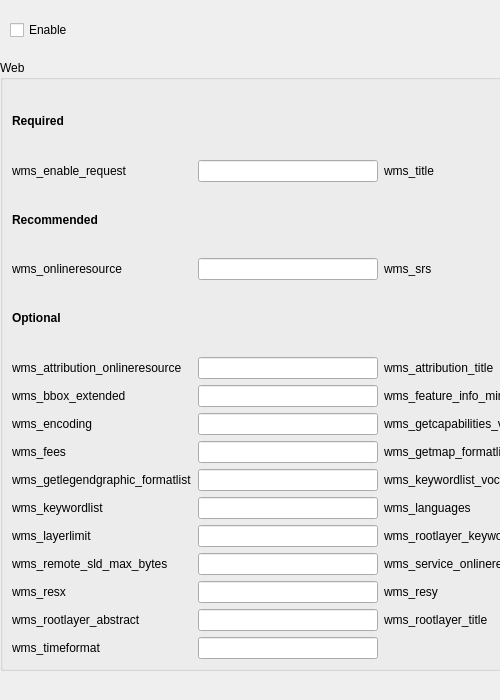
         <widget class="QFrame" name="frame">
          <property name="geometry">
           <rect>
            <x>0</x>
            <y>0</y>
            <width>500</width>
            <height>700</height>
           </rect>
          </property>
          <property name="minimumSize">
           <size>
            <width>500</width>
            <height>700</height>
           </size>
          </property>
          <widget class="QGroupBox" name="groupBoxMetadataWms">
           <property name="geometry">
            <rect>
             <x>0</x>
             <y>60</y>
             <width>741</width>
             <height>611</height>
            </rect>
           </property>
           <property name="title">
            <string>Web</string>
           </property>
           <layout class="QGridLayout" name="gridLayout_10">
            <item row="7" column="3">
             <widget class="QLineEdit" name="txtMetadataWmsWebWmsFeatureInfoMimeType"/>
            </item>
            <item row="13" column="2">
             <widget class="QLabel" name="label_64">
              <property name="text">
               <string>wms_service_onlineresource</string>
              </property>
             </widget>
            </item>
            <item row="12" column="2">
             <widget class="QLabel" name="label_66">
              <property name="text">
               <string>wms_rootlayer_keywordlist</string>
              </property>
             </widget>
            </item>
            <item row="3" column="0">
             <widget class="QLabel" name="label_58">
              <property name="text">
               <string>wms_onlineresource</string>
              </property>
             </widget>
            </item>
            <item row="12" column="1">
             <widget class="QLineEdit" name="txtMetadataWmsWebWmsLayerlimit"/>
            </item>
            <item row="11" column="0">
             <widget class="QLabel" name="label_19">
              <property name="text">
               <string>wms_keywordlist</string>
              </property>
             </widget>
            </item>
            <item row="3" column="3">
             <widget class="QLineEdit" name="txtMetadataWmsWebWmsSrs"/>
            </item>
            <item row="6" column="1">
             <widget class="QLineEdit" name="txtMetadataWmsWebWmsAttrbutionOnlineresource"/>
            </item>
            <item row="18" column="0">
             <widget class="QLabel" name="label_63">
              <property name="text">
               <string>wms_timeformat</string>
              </property>
             </widget>
            </item>
            <item row="14" column="0">
             <widget class="QLabel" name="label_60">
              <property name="text">
               <string>wms_resx</string>
              </property>
             </widget>
            </item>
            <item row="13" column="1">
             <widget class="QLineEdit" name="txtMetadataWmsWebWmsRemoteSldMaxBytes"/>
            </item>
            <item row="1" column="1">
             <widget class="QLineEdit" name="txtMetadataWmsWebWmsEnableRequest">
              <property name="text">
               <string/>
              </property>
             </widget>
            </item>
            <item row="1" column="3">
             <widget class="QLineEdit" name="txtMetadataWmsWebWmsTitle">
              <property name="text">
               <string/>
              </property>
             </widget>
            </item>
            <item row="2" column="0">
             <widget class="QLabel" name="label_21">
              <property name="text">
               <string>&lt;html&gt;&lt;head/&gt;&lt;body&gt;&lt;p&gt;&lt;span style=&quot; font-weight:600;&quot;&gt;Recommended&lt;/span&gt;&lt;/p&gt;&lt;/body&gt;&lt;/html&gt;</string>
              </property>
             </widget>
            </item>
            <item row="18" column="1">
             <widget class="QLineEdit" name="txtMetadataWmsWebWmsTimeformat"/>
            </item>
            <item row="12" column="0">
             <widget class="QLabel" name="label_46">
              <property name="text">
               <string>wms_layerlimit</string>
              </property>
             </widget>
            </item>
            <item row="10" column="1">
             <widget class="QLineEdit" name="txtMetadataWmsWebWmsGetlegendgraphicFormailist"/>
            </item>
            <item row="9" column="0">
             <widget class="QLabel" name="label_16">
              <property name="text">
               <string>wms_fees</string>
              </property>
             </widget>
            </item>
            <item row="14" column="3">
             <widget class="QLineEdit" name="txtMetadataWmsWebWmsResy"/>
            </item>
            <item row="8" column="0">
             <widget class="QLabel" name="label_14">
              <property name="text">
               <string>wms_encoding</string>
              </property>
             </widget>
            </item>
            <item row="10" column="0">
             <widget class="QLabel" name="label_18">
              <property name="text">
               <string>wms_getlegendgraphic_formatlist</string>
              </property>
             </widget>
            </item>
            <item row="8" column="2">
             <widget class="QLabel" name="label_17">
              <property name="text">
               <string>wms_getcapabilities_version</string>
              </property>
             </widget>
            </item>
            <item row="13" column="0">
             <widget class="QLabel" name="label_59">
              <property name="text">
               <string>wms_remote_sld_max_bytes</string>
              </property>
             </widget>
            </item>
            <item row="6" column="2">
             <widget class="QLabel" name="label_11">
              <property name="text">
               <string>wms_attribution_title</string>
              </property>
             </widget>
            </item>
            <item row="9" column="1">
             <widget class="QLineEdit" name="txtMetadataWmsWebWmsFees"/>
            </item>
            <item row="10" column="2">
             <widget class="QLabel" name="label_26">
              <property name="text">
               <string>wms_keywordlist_vocabulary</string>
              </property>
             </widget>
            </item>
            <item row="11" column="3">
             <widget class="QLineEdit" name="txtMetadataWmsWebWmsLanguages"/>
            </item>
            <item row="3" column="2">
             <widget class="QLabel" name="label_67">
              <property name="text">
               <string>wms_srs</string>
              </property>
             </widget>
            </item>
            <item row="6" column="0">
             <widget class="QLabel" name="label_10">
              <property name="text">
               <string>wms_attribution_onlineresource</string>
              </property>
             </widget>
            </item>
            <item row="12" column="3">
             <widget class="QLineEdit" name="txtMetadataWmsWebWmsRootlayerKeywordlist"/>
            </item>
            <item row="0" column="0">
             <widget class="QLabel" name="label_20">
              <property name="text">
               <string>&lt;html&gt;&lt;head/&gt;&lt;body&gt;&lt;p&gt;&lt;span style=&quot; font-weight:600;&quot;&gt;Required&lt;/span&gt;&lt;/p&gt;&lt;/body&gt;&lt;/html&gt;</string>
              </property>
             </widget>
            </item>
            <item row="4" column="0">
             <widget class="QLabel" name="label_24">
              <property name="text">
               <string>&lt;html&gt;&lt;head/&gt;&lt;body&gt;&lt;p&gt;&lt;span style=&quot; font-weight:600;&quot;&gt;Optional&lt;/span&gt;&lt;/p&gt;&lt;/body&gt;&lt;/html&gt;</string>
              </property>
             </widget>
            </item>
            <item row="1" column="2">
             <widget class="QLabel" name="label_68">
              <property name="text">
               <string>wms_title</string>
              </property>
             </widget>
            </item>
            <item row="16" column="0">
             <widget class="QLabel" name="label_61">
              <property name="text">
               <string>wms_rootlayer_abstract</string>
              </property>
             </widget>
            </item>
            <item row="11" column="1">
             <widget class="QLineEdit" name="txtMetadataWmsWebWmsKeywordlist"/>
            </item>
            <item row="8" column="1">
             <widget class="QLineEdit" name="txtMetadataWmsWebWmsEncoding"/>
            </item>
            <item row="14" column="2">
             <widget class="QLabel" name="label_65">
              <property name="text">
               <string>wms_resy</string>
              </property>
             </widget>
            </item>
            <item row="7" column="0">
             <widget class="QLabel" name="label_12">
              <property name="text">
               <string>wms_bbox_extended</string>
              </property>
             </widget>
            </item>
            <item row="1" column="0">
             <widget class="QLabel" name="label_13">
              <property name="text">
               <string>wms_enable_request</string>
              </property>
             </widget>
            </item>
            <item row="3" column="1">
             <widget class="QLineEdit" name="txtMetadataWmsWebWmsOnlineresource">
              <property name="text">
               <string/>
              </property>
             </widget>
            </item>
            <item row="16" column="1">
             <widget class="QLineEdit" name="txtMetadataWmsWebWmsRootlayerAbstract"/>
            </item>
            <item row="7" column="1">
             <widget class="QLineEdit" name="txtMetadataWmsWebWmsBboxExtended"/>
            </item>
            <item row="14" column="1">
             <widget class="QLineEdit" name="txtMetadataWmsWebWmsResx"/>
            </item>
            <item row="6" column="3">
             <widget class="QLineEdit" name="txtMetadataWmsWebWmsAttributionTitle"/>
            </item>
            <item row="9" column="2">
             <widget class="QLabel" name="label_25">
              <property name="text">
               <string>wms_getmap_formatlist</string>
              </property>
             </widget>
            </item>
            <item row="8" column="3">
             <widget class="QLineEdit" name="txtMetadataWmsWebWmsGetcapabilitiesVersion"/>
            </item>
            <item row="13" column="3">
             <widget class="QLineEdit" name="txtMetadataWmsWebWmsServiceOnlineResource"/>
            </item>
            <item row="9" column="3">
             <widget class="QLineEdit" name="txtMetadataWmsWebWmsGetmapFormallist"/>
            </item>
            <item row="7" column="2">
             <widget class="QLabel" name="label_15">
              <property name="text">
               <string>wms_feature_info_mime_type</string>
              </property>
             </widget>
            </item>
            <item row="16" column="3">
             <widget class="QLineEdit" name="txtMetadataWmsWebWmsRootlayerTitle"/>
            </item>
            <item row="10" column="3">
             <widget class="QLineEdit" name="txtMetadataWmsWebWmsKeywordlistVocabulary"/>
            </item>
            <item row="11" column="2">
             <widget class="QLabel" name="label_47">
              <property name="text">
               <string>wms_languages</string>
              </property>
             </widget>
            </item>
            <item row="16" column="2">
             <widget class="QLabel" name="label_62">
              <property name="text">
               <string>wms_rootlayer_title</string>
              </property>
             </widget>
            </item>
           </layout>
          </widget>
          <widget class="QCheckBox" name="checkBoxWms">
           <property name="geometry">
            <rect>
             <x>10</x>
             <y>20</y>
             <width>219</width>
             <height>20</height>
            </rect>
           </property>
           <property name="text">
            <string>Enable</string>
           </property>
          </widget>
         </widget>
